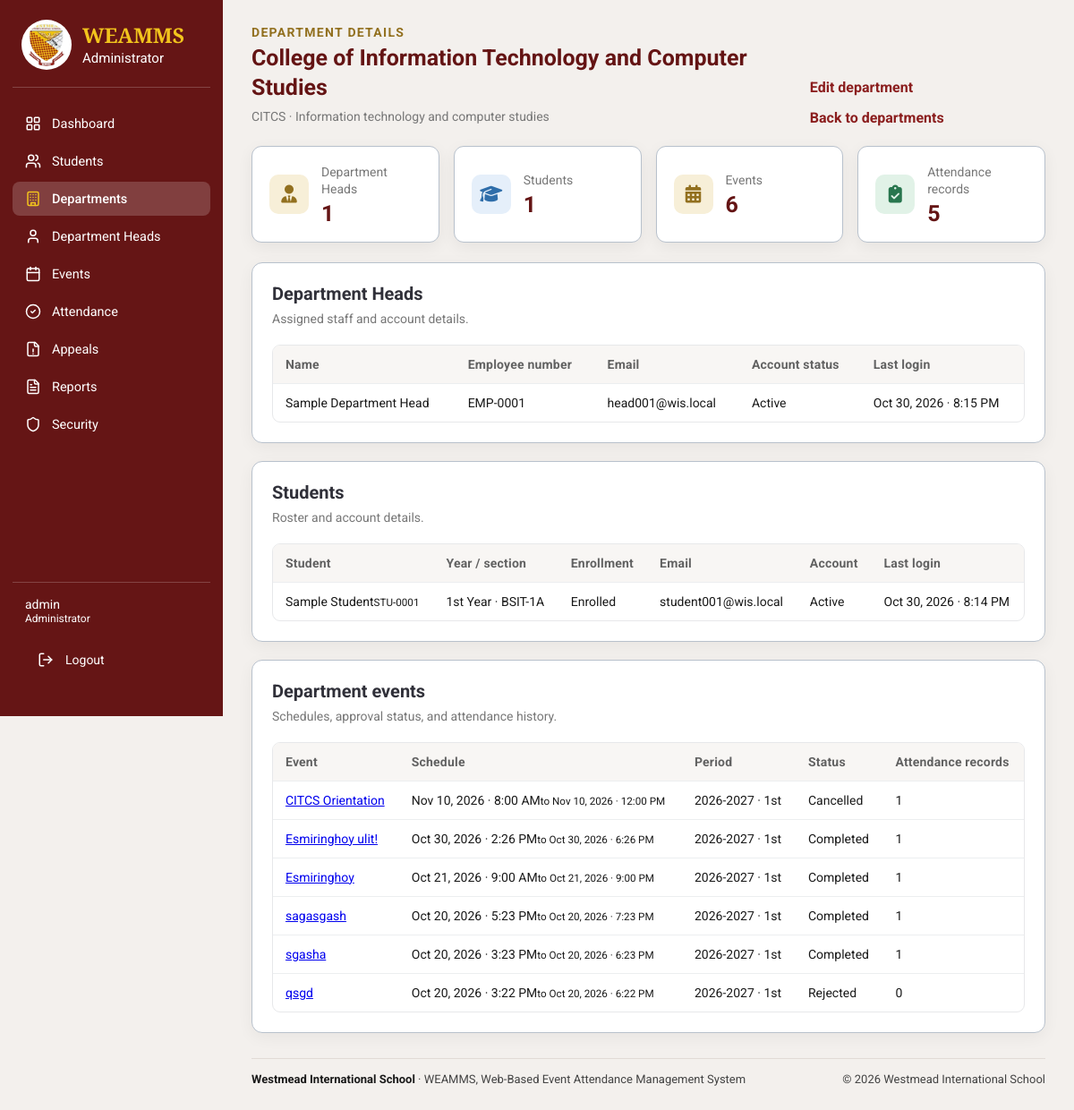
Screenshot of /admin/departments/view.php?id=11 (signed in) with the database file from the repository.
### tables this page shows
CREATE TABLE `departments` (
  `department_id` bigint(20) UNSIGNED NOT NULL,
  `department_code` varchar(30) NOT NULL,
  `department_name` varchar(150) NOT NULL,
  `description` text DEFAULT NULL,
  `is_active` tinyint(1) NOT NULL DEFAULT 1,
  `department_head_can_edit` tinyint(1) NOT NULL DEFAULT 0,
  `department_head_can_edit_attendance` tinyint(1) NOT NULL DEFAULT 0,
  `created_at` timestamp NOT NULL DEFAULT current_timestamp()
);

CREATE TABLE `department_heads` (
  `department_head_id` bigint(20) UNSIGNED NOT NULL,
  `user_id` bigint(20) UNSIGNED NOT NULL,
  `department_id` bigint(20) UNSIGNED NOT NULL,
  `employee_number` varchar(50) DEFAULT NULL,
  `first_name` varchar(100) NOT NULL,
  `middle_name` varchar(100) DEFAULT NULL,
  `last_name` varchar(100) NOT NULL,
  `created_at` timestamp NOT NULL DEFAULT current_timestamp()
);

CREATE TABLE `users` (
  `user_id` bigint(20) UNSIGNED NOT NULL,
  `username` varchar(100) NOT NULL,
  `email` varchar(190) NOT NULL,
  `password_hash` varchar(255) NOT NULL,
  `account_status` enum('active','inactive','locked') NOT NULL DEFAULT 'active',
  `last_login_at` datetime DEFAULT NULL,
  `created_at` timestamp NOT NULL DEFAULT current_timestamp(),
  `updated_at` timestamp NOT NULL DEFAULT current_timestamp() ON UPDATE current_timestamp(),
  `role_id` int(11) NOT NULL
);

CREATE TABLE `students` (
  `student_id` bigint(20) UNSIGNED NOT NULL,
  `user_id` bigint(20) UNSIGNED NOT NULL,
  `student_number` varchar(50) NOT NULL,
  `barcode_token` char(64) NOT NULL,
  `department_id` bigint(20) UNSIGNED NOT NULL,
  `section` varchar(100) DEFAULT NULL,
  `year_level` varchar(50) DEFAULT NULL,
  `first_name` varchar(100) NOT NULL,
  `middle_name` varchar(100) DEFAULT NULL,
  `last_name` varchar(100) NOT NULL,
  `enrollment_status` enum('enrolled','inactive','graduated','transferred') NOT NULL DEFAULT 'enrolled',
  `created_at` timestamp NOT NULL DEFAULT current_timestamp(),
  `updated_at` timestamp NOT NULL DEFAULT current_timestamp() ON UPDATE current_timestamp()
);

CREATE TABLE `events` (
  `event_id` bigint(20) UNSIGNED NOT NULL,
  `department_id` bigint(20) UNSIGNED NOT NULL,
  `requested_by` bigint(20) UNSIGNED NOT NULL,
  `academic_period_id` bigint(20) UNSIGNED NOT NULL,
  `event_title` varchar(200) NOT NULL,
  `event_description` text DEFAULT NULL,
  `venue` varchar(200) DEFAULT NULL,
  `start_at` datetime NOT NULL,
  `end_at` datetime NOT NULL,
  `attendance_opens_at` datetime DEFAULT NULL,
  `attendance_closes_at` datetime DEFAULT NULL,
  `event_status` enum('pending','approved','rejected','cancelled','cancellation_requested','completed') NOT NULL DEFAULT 'pending',
  `admin_reviewed_by` bigint(20) UNSIGNED DEFAULT NULL,
  `admin_reviewed_at` datetime DEFAULT NULL,
  `admin_remarks` text DEFAULT NULL,
  `cancellation_requested_at` datetime DEFAULT NULL,
  `cancellation_requested_by` bigint(20) UNSIGNED DEFAULT NULL,
  `cancellation_request_remarks` text DEFAULT NULL,
  `created_at` timestamp NOT NULL DEFAULT current_timestamp(),
  `updated_at` timestamp NOT NULL DEFAULT current_timestamp() ON UPDATE current_timestamp()
);

CREATE TABLE `academic_periods` (
  `academic_period_id` bigint(20) UNSIGNED NOT NULL,
  `academic_year` varchar(20) NOT NULL,
  `semester` enum('1st','2nd','Summer','Other') NOT NULL DEFAULT '1st',
  `start_date` date NOT NULL,
  `end_date` date NOT NULL,
  `is_current` tinyint(1) NOT NULL DEFAULT 0,
  `created_at` timestamp NOT NULL DEFAULT current_timestamp()
);

### admin/departments/view.php (the view, shortened to what this page needs)
<?php
require_once __DIR__ . '/../../includes/admin_layout_start.php';
$departmentId = filter_input(INPUT_GET, 'id', FILTER_VALIDATE_INT);
$departmentStmt = $pdo->prepare(
    'SELECT department_id, department_code, department_name, description, is_active
     FROM departments WHERE department_id = ?'
);
$departmentStmt->execute([$departmentId]);
$department = $departmentStmt->fetch(PDO::FETCH_ASSOC);
$headStmt = $pdo->prepare(
    "SELECT dh.employee_number, dh.first_name, dh.middle_name, dh.last_name,
            u.email, u.account_status, u.last_login_at
     FROM department_heads dh
     LEFT JOIN users u ON u.user_id = dh.user_id
     WHERE dh.department_id = ?
     ORDER BY dh.last_name, dh.first_name"
);
$headStmt->execute([$departmentId]);
$heads = $headStmt->fetchAll(PDO::FETCH_ASSOC);
$studentStmt = $pdo->prepare(
    "SELECT s.student_number, s.first_name, s.middle_name, s.last_name,
            s.year_level, s.section, s.enrollment_status, u.email,
            u.account_status, u.last_login_at
     FROM students s
     LEFT JOIN users u ON u.user_id = s.user_id
     WHERE s.department_id = ?
     ORDER BY s.year_level, s.section, s.last_name, s.first_name"
);
$studentStmt->execute([$departmentId]);
$students = $studentStmt->fetchAll(PDO::FETCH_ASSOC);
$eventStmt = $pdo->prepare(
    "SELECT e.event_id, e.event_title, e.start_at, e.end_at, e.event_status,
            ap.academic_year, ap.semester, COUNT(DISTINCT ea.attendance_id) AS attendance_records
     FROM events e
     INNER JOIN academic_periods ap ON ap.academic_period_id = e.academic_period_id
     LEFT JOIN event_attendance ea ON ea.event_id = e.event_id
     WHERE e.department_id = ?
     GROUP BY e.event_id, e.event_title, e.start_at, e.end_at, e.event_status,
              ap.academic_year, ap.semester
     ORDER BY e.start_at DESC, e.event_id DESC"
);
$eventStmt->execute([$departmentId]);
$events = $eventStmt->fetchAll(PDO::FETCH_ASSOC);
$attendanceStmt = $pdo->prepare(
    'SELECT COUNT(DISTINCT ea.attendance_id)
     FROM event_attendance ea
     INNER JOIN events e ON e.event_id = ea.event_id
     WHERE e.department_id = ?'
);
$attendanceStmt->execute([$departmentId]);
$attendanceCount = (int) $attendanceStmt->fetchColumn();
?>
<section class="admin-content-section">
    <div class="admin-page-heading">
        <div><span class="admin-eyebrow">Department details</span><h2><?= adminEscape($department['department_name']) ?></h2><p><?= adminEscape($department['department_code']) ?> · <?= adminEscape($department['description'] ?: 'No description') ?></p></div>
        <div class="admin-form-actions"><a class="admin-action-link" href="<?= adminEscape($adminBaseUrl) ?>/admin/departments/edit.php?id=<?= (int) $departmentId ?>">Edit department</a><a class="admin-action-link" href="<?= adminEscape($adminBaseUrl) ?>/admin/departments/index.php">Back to departments</a></div>
    </div>
    <div class="admin-summary-grid">
        <article class="admin-summary-card"><span class="admin-summary-icon admin-icon-gold"><i class="fa-solid fa-user-tie" aria-hidden="true"></i></span><div><span>Department Heads</span><strong><?= count($heads) ?></strong></div></article>
        <article class="admin-summary-card"><span class="admin-summary-icon admin-icon-blue"><i class="fa-solid fa-graduation-cap" aria-hidden="true"></i></span><div><span>Students</span><strong><?= count($students) ?></strong></div></article>
        <article class="admin-summary-card"><span class="admin-summary-icon"><i class="fa-solid fa-calendar-days" aria-hidden="true"></i></span><div><span>Events</span><strong><?= count($events) ?></strong></div></article>
        <article class="admin-summary-card"><span class="admin-summary-icon admin-icon-green"><i class="fa-solid fa-clipboard-check" aria-hidden="true"></i></span><div><span>Attendance records</span><strong><?= $attendanceCount ?></strong></div></article>
    </div>
    <section class="admin-panel">
        <div class="admin-panel-heading"><div><h3>Department Heads</h3><p>Assigned staff and account details.</p></div></div>
        <?php if ($heads === []): ?><p>No Department Head is currently assigned.</p><?php else: ?>
            <div class="admin-table-wrap"><table class="admin-table"><thead><tr><th>Name</th><th>Employee number</th><th>Email</th><th>Account status</th><th>Last login</th></tr></thead><tbody><?php foreach ($heads as $head): ?><tr><td data-label="Name"><?= adminEscape(trim($head['first_name'] . ' ' . ($head['middle_name'] ? $head['middle_name'] . ' ' : '') . $head['last_name'])) ?></td><td data-label="Employee number"><?= adminEscape($head['employee_number'] ?: '—') ?></td><td data-label="Email"><?= adminEscape($head['email'] ?: '—') ?></td><td data-label="Account status"><?= adminEscape(ucfirst($head['account_status'] ?: 'unknown')) ?></td><td data-label="Last login"><?= $head['last_login_at'] ? adminEscape(date('M j, Y · g:i A', strtotime($head['last_login_at']))) : 'Never' ?></td></tr><?php endforeach; ?></tbody></table></div>
        <?php endif; ?>
    </section>
    <section class="admin-panel admin-integrity-panel">
        <div class="admin-panel-heading"><div><h3>Students</h3><p>Roster and account details.</p></div></div>
        <?php if ($students === []): ?><p>No students are assigned to this department.</p><?php else: ?>
            <div class="admin-table-wrap"><table class="admin-table"><thead><tr><th>Student</th><th>Year / section</th><th>Enrollment</th><th>Email</th><th>Account</th><th>Last login</th></tr></thead><tbody><?php foreach ($students as $student): ?><tr><td data-label="Student"><?= adminEscape(trim($student['first_name'] . ' ' . ($student['middle_name'] ? $student['middle_name'] . ' ' : '') . $student['last_name'])) ?><small><?= adminEscape($student['student_number']) ?></small></td><td data-label="Year / section"><?= adminEscape(trim(($student['year_level'] ?: '—') . ' · ' . ($student['section'] ?: '—'))) ?></td><td data-label="Enrollment"><?= adminEscape(ucfirst($student['enrollment_status'])) ?></td><td data-label="Email"><?= adminEscape($student['email'] ?: '—') ?></td><td data-label="Account"><?= adminEscape(ucfirst($student['account_status'] ?: 'unknown')) ?></td><td data-label="Last login"><?= $student['last_login_at'] ? adminEscape(date('M j, Y · g:i A', strtotime($student['last_login_at']))) : 'Never' ?></td></tr><?php endforeach; ?></tbody></table></div>
        <?php endif; ?>
    </section>
    <section class="admin-panel admin-integrity-panel">
        <div class="admin-panel-heading"><div><h3>Department events</h3><p>Schedules, approval status, and attendance history.</p></div></div>
        <?php if ($events === []): ?><p>No events belong to this department.</p><?php else: ?>
            <div class="admin-table-wrap"><table class="admin-table"><thead><tr><th>Event</th><th>Schedule</th><th>Period</th><th>Status</th><th>Attendance records</th></tr></thead><tbody><?php foreach ($events as $event): ?><tr><td data-label="Event"><a href="<?= adminEscape($adminBaseUrl) ?>/admin/events/view.php?id=<?= (int) $event['event_id'] ?>"><?= adminEscape($event['event_title']) ?></a></td><td data-label="Schedule"><?= adminEscape(date('M j, Y · g:i A', strtotime($event['start_at']))) ?><small>to <?= adminEscape(date('M j, Y · g:i A', strtotime($event['end_at']))) ?></small></td><td data-label="Period"><?= adminEscape($event['academic_year'] . ' · ' . $event['semester']) ?></td><td data-label="Status"><?= adminEscape(ucwords(str_replace('_', ' ', $event['event_status']))) ?></td><td data-label="Attendance records"><?= (int) $event['attendance_records'] ?></td></tr><?php endforeach; ?></tbody></table></div>
        <?php endif; ?>
    </section>
</section>
<?php require __DIR__ . '/../../includes/footer.php'; ?></main></body></html>

### assets/css/style.css (style rules this page uses)
:root { --wis-maroon-light: #B43737; --wis-maroon: #8B1E1E; --wis-maroon-dark: #641414; --wis-gold: #F2C300; --wis-gold-dark: #D6A900; --wis-white: #FFFFFF; --wis-light-blue: #E8F0FE; --wis-black: #171717; --wis-background: #F5F5F5; --wis-border: #B8C1CC; --wis-shadow: 0 8px 25px rgba(0, 0, 0, 0.10); }
* { box-sizing: border-box; margin: 0; padding: 0; }
html { scroll-behavior: smooth; }
body { display: flex; justify-content: center; align-items: flex-start; min-height: 100vh; padding: 0 20px; background: var(--wis-background); color: var(--wis-black); font-family: 'Roboto', Arial, Helvetica, sans-serif; }

### assets/css/admin.css (style rules this page uses)
body { align-items: center; }
.admin-dashboard-page { display: flex; align-items: flex-start; justify-content: flex-start; min-height: 100vh; padding: 0; background: #f3f0ed; color: #1a1a1a; font-family: 'Roboto', Arial, sans-serif; }
.admin-content-section { width: 100%; max-width: 1500px; margin: 0 auto 28px; }
.admin-page-heading { display: flex; align-items: flex-end; justify-content: space-between; gap: 18px; margin-bottom: 22px; }
.admin-eyebrow { display: block; margin-bottom: 5px; color: #92701f; font-size: 14px; font-weight: 700; letter-spacing: 1.3px; text-transform: uppercase; }
.admin-page-heading h2 { margin: 0; color: #641414; font-size: 25px; line-height: 1.3; }
.admin-page-heading p, .admin-panel-heading p { margin: 6px 0 0; color: #777; font-size: 14px; line-height: 1.5; }
.admin-summary-grid { display: grid; grid-template-columns: repeat(4, minmax(0, 1fr)); gap: 16px; margin-bottom: 22px; }
.admin-summary-card { display: flex; align-items: center; gap: 14px; min-width: 0; padding: 19px; border: 1px solid #b8c1cc; border-radius: 11px; background: #fff; box-shadow: 0 5px 18px rgb(0 0 0 / 6%); }
.admin-summary-icon { display: grid; flex: 0 0 44px; place-items: center; width: 44px; height: 44px; border-radius: 10px; background: #f7efd8; color: #92701f; font-size: 20px; }
.admin-icon-green { background: #e1f2e7; color: #28764e; }
.admin-icon-blue { background: #e5effa; color: #2f6eaa; }
.admin-icon-gold { background: #f7efd8; color: #92701f; }
.admin-summary-card>div { display: grid; gap: 5px; min-width: 0; }
.admin-summary-card>div>span { color: #777; font-size: 14px; line-height: 1.35; }
.admin-summary-card strong { color: #641414; font-size: 25px; line-height: 1; }
.admin-panel { min-width: 0; padding: 22px; border: 1px solid #b8c1cc; border-radius: 12px; background: #fff; box-shadow: 0 5px 18px rgb(0 0 0 / 5%); }
.admin-panel-heading { display: flex; align-items: center; justify-content: space-between; gap: 15px; margin-bottom: 18px; }
.admin-panel-heading h3 { margin: 0; color: #303039; font-size: 20px; }
.admin-panel-heading p { font-size: 14px; }
.admin-table-wrap { width: 100%; overflow-x: auto; border: 1px solid #e7e8ea; border-radius: 9px; }
.admin-table { width: 100%; border-collapse: collapse; text-align: left; }
.admin-table th, .admin-table td { padding: 13px 14px; border-bottom: 1px solid #eceef0; vertical-align: middle; font-size: 14px; }
.admin-table th { background: #f8f6f4; color: #626262; font-size: 14px; font-weight: 700; letter-spacing: 0.2px; white-space: nowrap; }
.admin-table tbody tr:last-child td { border-bottom: 0; }
.admin-form-actions, .admin-report-actions { display: flex; align-items: center; flex-wrap: wrap; gap: 15px; margin-top: 22px; }
.admin-integrity-panel { margin-top: 20px; }
.admin-action-link { color: #8b1e1e; font-weight: 700; text-decoration: none; }

### assets/css/ui-refresh.css (style rules this page uses)
:root { --ui-bg: #f3f0ed; --ui-border: #ebe5e0; --ui-tint: #faf7f4; --ui-zebra: #fcfaf8; --ui-hover: #f7f1ec; --ui-muted: #5f5a56; --ui-radius: 14px; --ui-shadow: 0 2px 8px rgb(60 30 20 / 6%); }

### rows the page displays
departments: department_name "College of Information Technology and Computer Studies", department_code "CITCS", description "Information technology and computer studies"
department_heads: first_name+middle_name+last_name "Sample Department Head", employee_number "EMP-0001", user.email "head001@wis.local", user.account_status "Active", user.last_login_at "Oct 30, 2026 · 8:15 PM"
students: first_name+middle_name+last_name "Sample Student", student_number "STU-0001", year_level+section "1st Year · BSIT-1A", enrollment_status "Enrolled", user.email "student001@wis.local", user.account_status "Active", user.last_login_at "Oct 30, 2026 · 8:14 PM"
events: event_title "CITCS Orientation", start_at "Nov 10, 2026 · 8:00 AM", end_at "Nov 10, 2026 · 12:00 PM", academic_period.semester "2026-2027 · 1st", event_status "Cancelled", attendance_records "1"
events: event_title "Esmiringhoy ulit!", start_at "Oct 30, 2026 · 2:26 PM", end_at "Oct 30, 2026 · 6:26 PM", academic_period.semester "2026-2027 · 1st", event_status "Completed", attendance_records "1"
events: event_title "Esmiringhoy", start_at "Oct 21, 2026 · 9:00 AM", end_at "Oct 21, 2026 · 9:00 PM", academic_period.semester "2026-2027 · 1st", event_status "Completed", attendance_records "1"
events: event_title "sagasgash", start_at "Oct 20, 2026 · 5:23 PM", end_at "Oct 20, 2026 · 7:23 PM", academic_period.semester "2026-2027 · 1st", event_status "Completed", attendance_records "1"
events: event_title "sgasha", start_at "Oct 20, 2026 · 3:23 PM", end_at "Oct 20, 2026 · 6:23 PM", academic_period.semester "2026-2027 · 1st", event_status "Completed", attendance_records "1"
events: event_title "qsgd", start_at "Oct 20, 2026 · 3:22 PM", end_at "Oct 20, 2026 · 6:22 PM", academic_period.semester "2026-2027 · 1st", event_status "Rejected", attendance_records "0"

### other values shown
adminEscape($label) "Dashboard"
adminEscape($label) "Students"
adminEscape($label) "Departments"
adminEscape($label) "Department Heads"
adminEscape($label) "Events"
adminEscape($label) "Attendance"
adminEscape($label) "Appeals"
adminEscape($label) "Reports"
adminEscape($label) "Security"
adminEscape($adminUsername) "admin"
count($heads) "1"
count($students) "1"
count($events) "6"
$attendanceCount "5"
